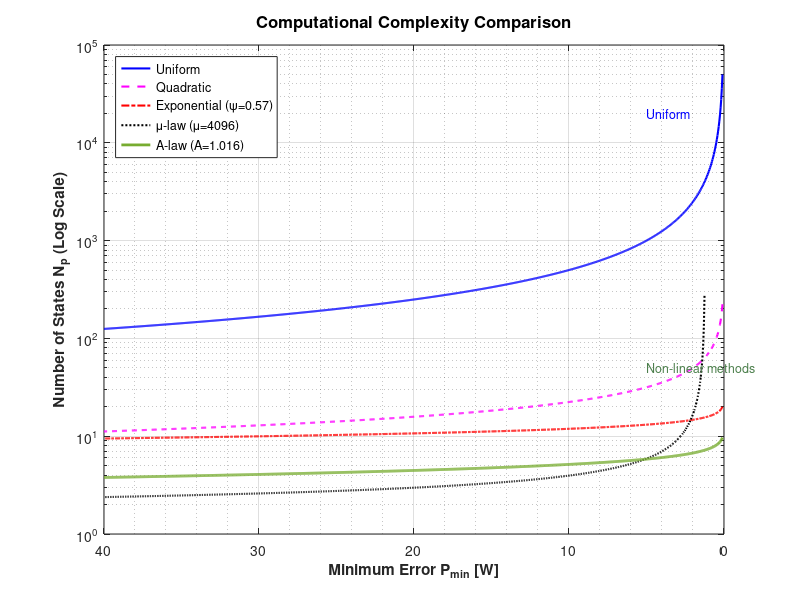

MATLAB code for this plot: (Note: this script raises an error after producing the figure.)
%% Annex A - Computational Complexity of Discretization Methods
clear; clc; close all;

% --- Configuration & Parameters ---
P_min_range = linspace(0.1, 40, 1000); 
P_max = 5000;

set(0,'DefaultAxesFontSize',10);
set(0,'DefaultLineLineWidth',1.5);

% --- Data Generation ---

% 1. Uniform
Np_uniform = 5000 ./ P_min_range;

% 2. Exponential
psi = 0.57;
Np_exp = (1/psi) * log(5000 ./ P_min_range) + 1;

% 3. Quadratic
Np_quad = sqrt(5000 ./ P_min_range);

% 4. mu-law
mu = 4096;
Np_mu = 1 ./ ((log(P_min_range ./ 5000) ./ log(1 + mu)) + 1);

% 5. A-law
A = 1.016;
term1_a = (5000 * A * (1 + log(A))) ./ (P_min_range * A);
Np_alaw = (log(term1_a) - 1) ./ (1 + log(A));

%% --- FIGURE: Overall Comparison (Log Scale) ---

fig = figure('Name','Comprehensive Comparison','Color','w');

% Set figure size for LaTeX (in cm)
set(fig,'Units','centimeters');
set(fig,'Position',[0 0 12 8]); 

% Plot curves
semilogy(P_min_range, Np_uniform,'b','DisplayName','Uniform'); hold on;
semilogy(P_min_range, Np_quad,'m--','DisplayName','Quadratic');
semilogy(P_min_range, Np_exp,'r-.','DisplayName','Exponential (\psi=0.57)');
semilogy(P_min_range, Np_mu,'k:','DisplayName','\mu-law (\mu=4096)');
semilogy(P_min_range, Np_alaw,'Color',[0.466 0.674 0.188], ...
         'LineWidth',2,'DisplayName','A-law (A=1.016)');

% Axis styling
grid on
grid minor
set(gca,'XDir','reverse','YMinorTick','on')

% Labels and title
xlabel('Minimum Error P_{min} [W]','FontWeight','bold')
ylabel('Number of States N_p (Log Scale)','FontWeight','bold')
title('Computational Complexity Comparison','FontSize',12)

% Legend inside the plot
legend('Location','northwest')

% Annotations
text(5,20000,'Uniform','Color','b','FontSize',9)
text(5,50,'Non-linear methods','Color',[0.3 0.5 0.3],'FontSize',9)

% Remove extra white margins
ax = gca;
ax.LooseInset = ax.TightInset;

% --- Export figure (vector PDF for LaTeX) ---
exportgraphics(fig,'complexity_comparison.pdf','ContentType','vector');
